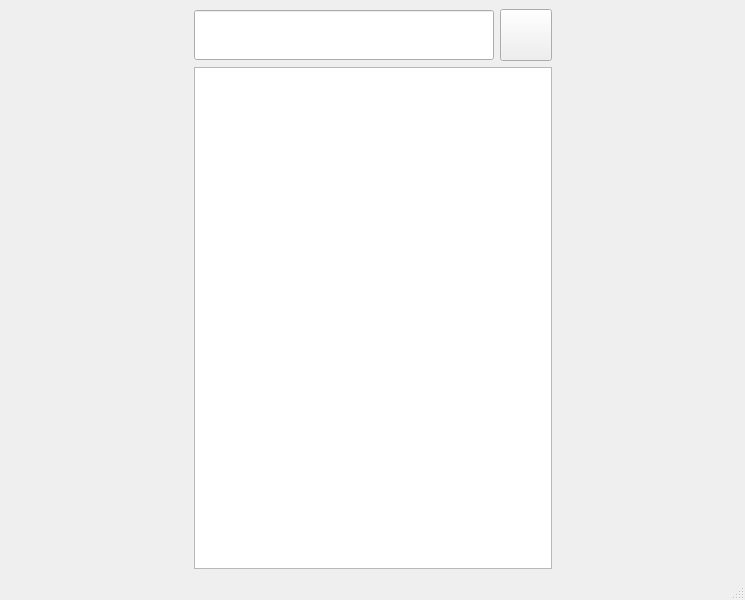
<?xml version="1.0" encoding="UTF-8"?>
<ui version="4.0">
 <class>MainWindow</class>
 <widget class="QMainWindow" name="MainWindow">
  <property name="geometry">
   <rect>
    <x>0</x>
    <y>0</y>
    <width>745</width>
    <height>600</height>
   </rect>
  </property>
  <property name="maximumSize">
   <size>
    <width>16777215</width>
    <height>16777215</height>
   </size>
  </property>
  <property name="windowTitle">
   <string>MainWindow</string>
  </property>
  <widget class="QWidget" name="centralwidget">
   <layout class="QHBoxLayout" name="horizontalLayout_2">
    <item>
     <spacer name="horizontalSpacer">
      <property name="orientation">
       <enum>Qt::Horizontal</enum>
      </property>
      <property name="sizeHint" stdset="0">
       <size>
        <width>175</width>
        <height>20</height>
       </size>
      </property>
     </spacer>
    </item>
    <item>
     <layout class="QVBoxLayout" name="verticalLayout">
      <item>
       <layout class="QHBoxLayout" name="horizontalLayout">
        <item>
         <widget class="QLineEdit" name="searchLine">
          <property name="minimumSize">
           <size>
            <width>300</width>
            <height>50</height>
           </size>
          </property>
          <property name="maximumSize">
           <size>
            <width>16777215</width>
            <height>16777215</height>
           </size>
          </property>
          <property name="styleSheet">
           <string notr="true">QLineEdit
{
margin-right:0px;
}</string>
          </property>
         </widget>
        </item>
        <item>
         <widget class="QPushButton" name="searchBtn">
          <property name="minimumSize">
           <size>
            <width>52</width>
            <height>52</height>
           </size>
          </property>
          <property name="maximumSize">
           <size>
            <width>16777215</width>
            <height>16777215</height>
           </size>
          </property>
          <property name="styleSheet">
           <string notr="true">QPushButton
{
margin-left:0px;
}</string>
          </property>
          <property name="text">
           <string/>
          </property>
         </widget>
        </item>
       </layout>
      </item>
      <item>
       <widget class="QListWidget" name="listWidget"/>
      </item>
     </layout>
    </item>
    <item>
     <spacer name="horizontalSpacer_2">
      <property name="orientation">
       <enum>Qt::Horizontal</enum>
      </property>
      <property name="sizeHint" stdset="0">
       <size>
        <width>40</width>
        <height>20</height>
       </size>
      </property>
     </spacer>
    </item>
   </layout>
  </widget>
  <widget class="QMenuBar" name="menubar">
   <property name="geometry">
    <rect>
     <x>0</x>
     <y>0</y>
     <width>745</width>
     <height>26</height>
    </rect>
   </property>
  </widget>
  <widget class="QStatusBar" name="statusbar"/>
 </widget>
 <resources/>
 <connections/>
</ui>
